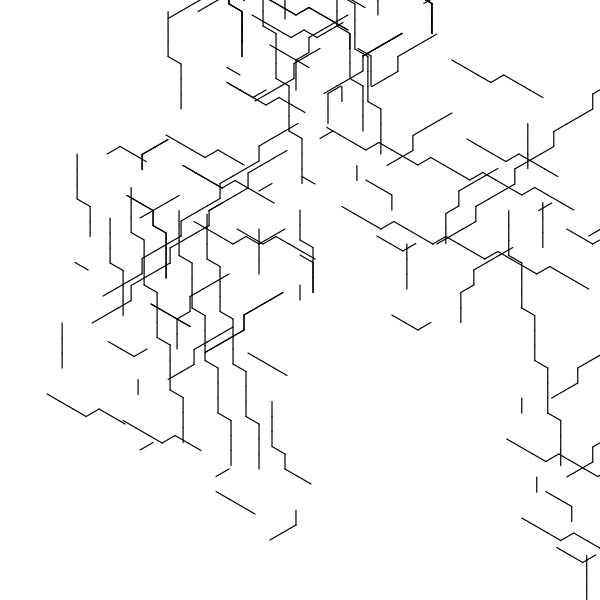
Frame 1 (no input)
Frame 60 (no input): identical to frame 1, image omitted
Frame 120 (the mouse pressed at the canvas centre since frame 60): identical to frame 1, image omitted

The p5.js sketch that drew this single still picture (run headless with seeded random() and noise() and a simulated clock; from frame 60 on, the mouse is pressed at the canvas centre):

// p5.js sketch
// ── sketch.js

// Point = P, Rectangle = R, line = F, Line*4 = D
// You can play around with length, angle, strokeweight, colors,...

let premise = 'FA';
  let rules = {
    F: 'FA-ffFAAAAF',
    A: 'F-F+AFFA',
  }
let bigRule;


let length = 50;
let angle = 60;

function setup() {
  createCanvas(600, 600);
  angleMode(DEGREES);
  bigRule = resolveRules(premise, rules, 3);
  print(bigRule);
  
}

function draw() {
  background('white');
  stroke('black');
  strokeWeight(4);
  //noFill();
  translate(width / 2, height / 2);
  rotate(-90);
  scale(0.3);

  drawShape(bigRule);
   // angle += 1;
  // length += 0.1;
}

function resolveRules(startRule, rules, depth) {
  let endRule = '';
  for (let currentLetter of startRule) {
    if (currentLetter in rules) {
      endRule += rules[currentLetter];
    } else {
      endRule += currentLetter;
    }
  }
  if (depth >= 1) {
    endRule = resolveRules(endRule, rules, depth - 1);
  }
  return endRule;
}


function drawShape(rule)  {
  for (let c of rule) {
    if (c === 'F') {
      line(0, 0, length, 0);
      translate(length, 0);
    } else if (c === 'R') {
      rect(0, 0, length, length);
      translate(length, 0);
    } else if (c === 'P') {
      point(0, 0);
      translate(length/2, 0);
    } else if (c === 'D') {
      line(0, 0, length * 4, 0);
      translate(length*4, 0);
    } else if (c === 'f') {
      translate(0, length, 0);
    } else if (c === '+') {
      rotate(angle);
    } else if (c === '-') {
      rotate(-angle);
    } else if (c === '[') {
      push();
    } else if (c === ']') {
      pop();
    } else if (c === '>') {
      scale(1.2);
    } else if (c === '<') {
      scale(0.8);
   
    }
  }
}
